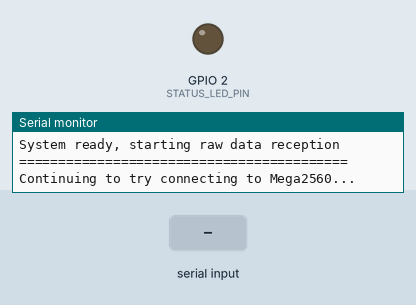
This sketch was run on a simulated ESP32. Parts: output pins drawn as LEDs (lit = HIGH), the last lines printed to the serial monitor. Inputs (shaded band) come from the test bench.

Above: at 17.2 s.
17.3 s: "MASTER_DATA:\n" received over the second serial link
At 18.2 s:
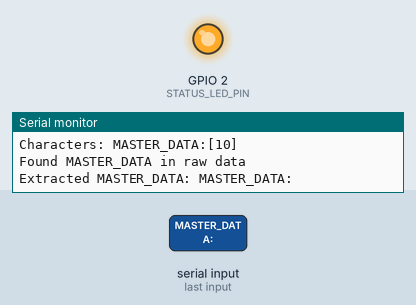
18.8 s: "INIT_MASTER\n" received over the second serial link
At 19.1 s:
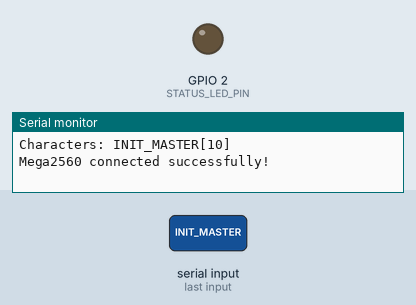
20.3 s: "SLAVE_READY\n" received over the second serial link
At 21.5 s:
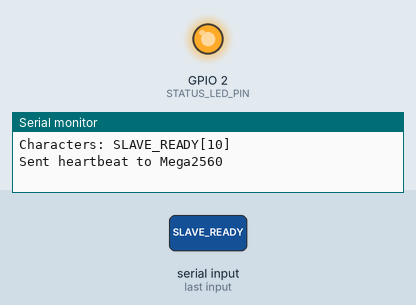
Timing chart, 0 to 23.3 s (numbered marks = the images above; inputs shaded):
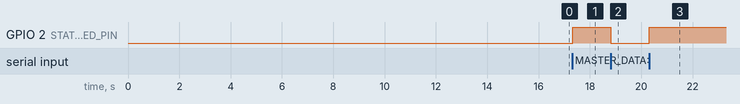

The sketch:

ESP32________.ino
```cpp
/*
 * ESP32 原始数据接收版
 * 功能：接收所有原始数据，显示ASCII值，不进行任何处理
 */

// 串口配置
#define MEGA_TX_PIN 16     // ESP32 TX
#define MEGA_RX_PIN 17     // ESP32 RX
#define STATUS_LED_PIN 2   // 状态指示

// 在ESP32上使用Serial2与Mega2560通信
#define megaSerial Serial2

// 系统状态
bool megaConnected = false;
unsigned long lastHeartbeat = 0;
int dataCount = 0;

void setup() {
  Serial.begin(115200);
  delay(1000);

  Serial.println("==========================================");
  Serial.println("ESP32 Raw Data Receiver");
  Serial.println("==========================================");

  // 初始化引脚
  pinMode(STATUS_LED_PIN, OUTPUT);
  digitalWrite(STATUS_LED_PIN, LOW);

  // 初始化与Mega2560的通信
  megaSerial.begin(115200, SERIAL_8N1, MEGA_RX_PIN, MEGA_TX_PIN);

  Serial.println("ESP32 initialization completed!");

  // 发送初始化响应
  megaSerial.println("ESP32_READY");
  Serial.println("Sent ESP32_READY to Mega2560");

  // 等待Mega2560响应
  Serial.println("Waiting for Mega2560 response...");
  unsigned long timeout = millis() + 15000;
  while (millis() < timeout) {
    if (megaSerial.available()) {
      String response = megaSerial.readStringUntil('\n');
      response.trim();

      Serial.println("Received from Mega2560: " + response);

      if (response == "INIT_MASTER" || response == "SLAVE_READY") {
        megaConnected = true;
        digitalWrite(STATUS_LED_PIN, HIGH);
        Serial.println("Mega2560 connected successfully!");
        break;
      }
    }
    delay(100);
  }

  if (!megaConnected) {
    Serial.println("Mega2560 connection timeout!");
    Serial.println("Will continue trying in loop()...");
  }

  Serial.println("==========================================");
  Serial.println("System ready, starting raw data reception");
  Serial.println("==========================================");
}

void loop() {
  // 处理与Mega2560的通信
  handleMegaCommunication();

  // 发送心跳
  sendHeartbeat();

  delay(10);
}

// 处理Mega2560通信
void handleMegaCommunication() {
  // 检查是否有数据可读
  if (megaSerial.available()) {
    // 读取所有可用数据
    String data = "";
    while (megaSerial.available()) {
      char c = megaSerial.read();
      data += c;
    }

    if (data.length() > 0) {
      dataCount++;
      Serial.println("Received raw data #" + String(dataCount) + ": [" + data + "]");
      Serial.println("Data length: " + String(data.length()));

      // 显示每个字符的ASCII值
      Serial.print("ASCII values: ");
      for (int i = 0; i < data.length(); i++) {
        Serial.print(String(data.charAt(i), DEC) + " ");
      }
      Serial.println();

      // 显示每个字符
      Serial.print("Characters: ");
      for (int i = 0; i < data.length(); i++) {
        char c = data.charAt(i);
        if (c >= 32 && c <= 126) {
          Serial.print(c);
        } else {
          Serial.print("[" + String(c, DEC) + "]");
        }
      }
      Serial.println();

      // 处理数据
      processRawData(data);

      // 状态指示
      digitalWrite(STATUS_LED_PIN, !digitalRead(STATUS_LED_PIN));
    }
  }
}

// 处理原始数据
void processRawData(String data) {
  data.trim();

  if (data.length() == 0) {
    Serial.println("Empty data, ignoring");
    return;
  }

  // 检查是否包含特定关键字
  if (data.indexOf("MASTER_DATA:") >= 0) {
    Serial.println("Found MASTER_DATA in raw data");

    // 提取MASTER_DATA部分
    int startIndex = data.indexOf("MASTER_DATA:");
    if (startIndex >= 0) {
      String masterData = data.substring(startIndex);
      Serial.println("Extracted MASTER_DATA: " + masterData);

      // 解析数据
      if (masterData.length() > 12) {
        String dataPart = masterData.substring(12);
        Serial.println("Data part: " + dataPart);

        // 分割数据
        int commaCount = 0;
        for (int i = 0; i < dataPart.length(); i++) {
          if (dataPart.charAt(i) == ',') {
            commaCount++;
          }
        }
        Serial.println("Data fields count: " + String(commaCount + 1));
      }
    }
  } else if (data.indexOf("SLAVE_DATA:") >= 0) {
    Serial.println("Found SLAVE_DATA in raw data");
  } else if (data == "INIT_MASTER" || data == "SLAVE_READY") {
    if (!megaConnected) {
      megaConnected = true;
      digitalWrite(STATUS_LED_PIN, HIGH);
      Serial.println("Mega2560 connected successfully!");
    }
  } else {
    Serial.println("Other raw data: " + data);
  }
}

// 发送心跳
void sendHeartbeat() {
  if (millis() - lastHeartbeat > 5000) { // 每5秒发送一次
    if (megaConnected) {
      megaSerial.println("ESP32_HEARTBEAT");
      Serial.println("Sent heartbeat to Mega2560");
    } else {
      // 如果未连接，继续尝试发送ESP32_READY
      megaSerial.println("ESP32_READY");
      Serial.println("Continuing to try connecting to Mega2560...");
    }
    lastHeartbeat = millis();
  }
}

// 获取连接状态
bool isMegaConnected() {
  return megaConnected;
}

// 获取系统状态
String getSystemStatus() {
  String status = "Mega: " + String(megaConnected ? "Connected" : "Disconnected") +
                  ", Received data: " + String(dataCount);
  return status;
}
```

Measured:
- after the input at 17.3 s, GPIO 2 (STATUS_LED_PIN): LOW → HIGH at once
- after the input at 18.8 s, GPIO 2 (STATUS_LED_PIN): HIGH → LOW at once
- after the input at 20.3 s, GPIO 2 (STATUS_LED_PIN): LOW → HIGH at once
